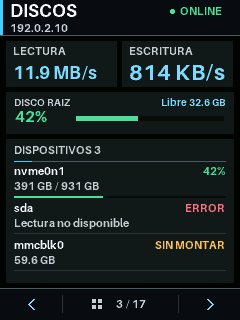
#> input picture web/img/screens/combined/02-v.png, 240 x 320 px, given in place of 0-320-2300.png, which was not available
$ python build_splash_gallery.py
#> lines starting #> are read from the running program, lines starting #| are printed output that depends on the picture; pictures that were not available may be replaced by others from this repository, and a replacement may not be noted
"""Build a documentation gallery from frames captured on the ESP32."""

import argparse
from pathlib import Path

from PIL import Image, ImageDraw


ROOT = Path(__file__).parents[2]
CAPTURES = ROOT / "firmware/.pio/splash-captures"
OUTPUT = ROOT / "docs/images"


def main():
    parser = argparse.ArgumentParser()
    parser.add_argument("--count", type=int, default=5)
    parser.add_argument("--timestamp", type=int, default=2300)
    args = parser.parse_args()
    frames = []
    for design in range(args.count):
        landscape = Image.open(CAPTURES / f"{design}-320-{args.timestamp}.png").convert("RGB")
#> landscape is the input picture: PIL image 240x320 RGB; mean R, G, B 23.6, 33.2, 33.4
        portrait = Image.open(CAPTURES / f"{design}-240-{args.timestamp}.png").convert("RGB")
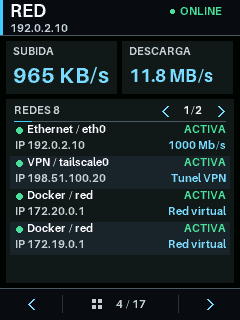
#> input picture web/img/screens/combined/03-v.png, 240 x 320 px, given in place of 0-240-2300.png, which was not available
#> portrait is the input picture: PIL image 240x320 RGB; mean R, G, B 25.4, 36.9, 38.6
        frame = Image.new("RGB", (568, 344), (5, 9, 13))
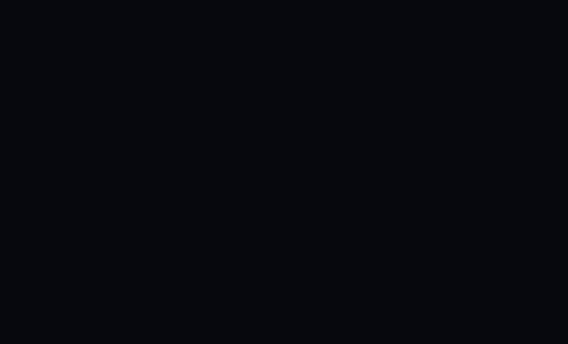
#> frame: PIL image 568x344 RGB; mean R, G, B 5, 9, 13
        frame.paste(landscape, (0, 40))
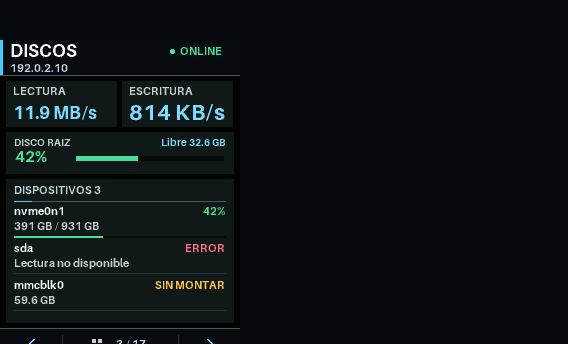
#> frame: PIL image 568x344 RGB; mean R, G, B 12.2, 18.4, 20.9
        frame.paste(portrait, (328, 24))
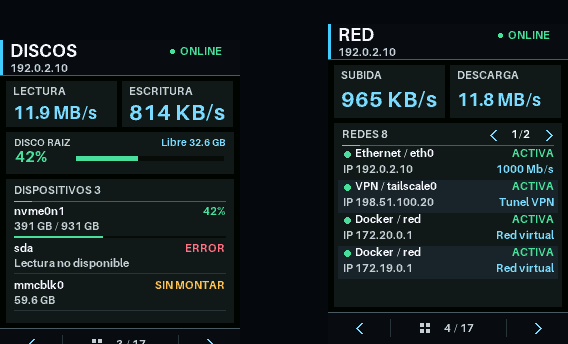
#> frame: PIL image 568x344 RGB; mean R, G, B 20.2, 29.3, 30.9
        ImageDraw.Draw(frame).text((10, 10), f"Diseno {design + 1}", fill="white")
        frames.append(frame)
    OUTPUT.mkdir(parents=True, exist_ok=True)
    frames[0].save(OUTPUT / "splash-gallery.gif", save_all=True,
                   append_images=frames[1:], duration=850, loop=0, disposal=2)
    print(f"Generated {OUTPUT / 'splash-gallery.gif'}")


if __name__ == "__main__":
#> (the run stopped early here; a loop or call above may not have finished)
